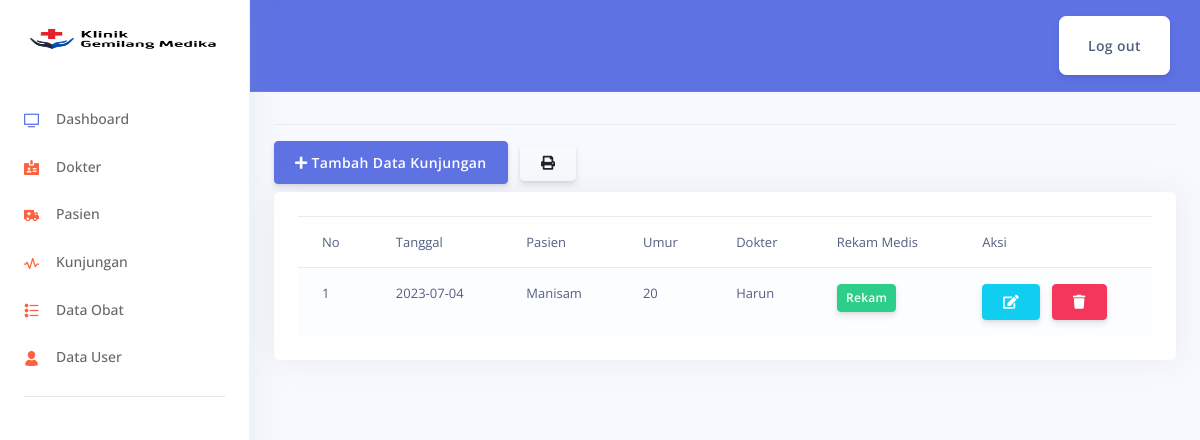
The page /index.php/admin/kunjungan on the database its author committed.
### tables this page shows
CREATE TABLE `berobat` (
  `id_berobat` int(11) NOT NULL,
  `id_pasien` int(11) NOT NULL,
  `id_dokter` int(11) NOT NULL,
  `tgl_berobat` date NOT NULL,
  `keluhan` text NOT NULL,
  `diagnosa` varchar(100) NOT NULL,
  `penatalaksaan` enum('Rawat Jalan','Rawat Inap','Rujuk','Lainnya') NOT NULL
);

CREATE TABLE `pasien` (
  `id_pasien` int(11) NOT NULL,
  `nama_pasien` varchar(50) NOT NULL,
  `jk_pasien` enum('L','P') NOT NULL,
  `umur_pasien` int(11) NOT NULL
);

CREATE TABLE `dokter` (
  `id_dokter` int(11) NOT NULL,
  `nama_dokter` varchar(50) NOT NULL
);

### application/controllers/admin/Kunjungan.php (called while the page is built, shortened)
<?php
class Kunjungan extends CI_Controller
{
	public function __construct()
	{
		$this->load->model('Kunjungan_m');
		$this->load->model('Dokter_m');
		$this->load->model('Pasien_m');
		$this->load->model('Obat_m');
		$this->load->library('form_validation');
	}
	public function index()
	{
		$data['title'] = 'Kunjungan Data Pasien';
		$data['kunjungan'] = $this->Kunjungan_m->get_join('berobat')->result_array();
		$data['dokter'] = $this->Dokter_m->get('dokter')->result_array();
		$data['pasien'] = $this->Pasien_m->get('pasien')->result_array();
		$this->form_validation->set_rules('pasien', 'Nama Pasien', 'required|trim');
		$this->form_validation->set_rules('dokter', 'Nama Dokter', 'required|trim');
		$this->form_validation->set_rules('tgl', 'Tanggal Berobat', 'required|trim');
		if ($this->form_validation->run() == FALSE) {
			$this->load->view('layout/header', $data);
			$this->load->view('layout/sidebar');
			$this->load->view('admin/kunjungan/index', $data);
			$this->load->view('layout/footer');
		}
	}
}

### index.php (called while the page is built, shortened)
<?php
require_once BASEPATH.'core/CodeIgniter.php';

### application/models/Kunjungan_m.php (called while the page is built, shortened)
<?php
class Kunjungan_m extends CI_Model
{
	public function get_join($table)
	{
		$this->db->join("dokter", "dokter.id_dokter = $table.id_dokter");
		$this->db->join("pasien", "pasien.id_pasien = $table.id_pasien");
		return $this->db->get($table);
	}
}

### application/views/admin/kunjungan/index.php (the view, shortened to what this page needs)
<main role="main" class="col-md-15 ml-sm-auto col-lg-15 px-md-4">
  <div class="d-flex justify-content-between flex-wrap flex-md-nowrap align-items-center pt-3 pb-2 mb-3 border-bottom">
  </div>
  <div class="row mb-10">
    <div class="col-md-6">
      <button type="button" class="btn btn-primary mb-2" data-toggle="modal" data-target="#formModalKunjungan">
        <i class="fas fa-plus"></i> Tambah Data Kunjungan
      </button>
      <a href="<?= base_url('laporan/kunjungan'); ?>" target="_blank" class="btn btn-secondary mb-2"><i class="fas fa-print"></i></a>
    </div>
  </div>
  <div class="card">
    <div class="card-body">
      <div class="row">
        <div class="col-md">
          <div class="table-responsive">
            <table class="table table-striped">
              <thead>
                <tr>
                  <td>No</td>
                  <td>Tanggal</td>
                  <td>Pasien</td>
                  <td>Umur</td>
                  <td>Dokter</td>
                  <td>Rekam Medis</td>
                  <td>Aksi</td>
                </tr>
              </thead>
              <tbody>
                <?php $no = 1; foreach($kunjungan as $u) : ?>
                  <tr>
                    <td><?= $no++; ?></td>
                    <td><?= $u['tgl_berobat']; ?></td>
                    <td><?= $u['nama_pasien']; ?></td>
                    <td><?= $u['umur_pasien']; ?></td>
                    <td><?= $u['nama_dokter']; ?></td>
                    <td>
                      <a href="<?= base_url('admin/kunjungan/rekam/' . $u['id_berobat']); ?>" class="btn btn-success btn-sm">Rekam</a>
                    </td>
                    <td>
                      <a href="<?= base_url('admin/kunjungan/ubah/') . $u['id_berobat']; ?>" class="btn btn-info"><i class="fas fa-edit"></i></a>
                      <a href="<?= base_url('admin/kunjungan/hapus/') . $u['id_berobat']; ?>" class="btn btn-danger" onclick="return confirm('Yakin Hapus ?')"><i class="fas fa-trash"></i></a>
                    </td>
                  </tr>
                <?php endforeach; ?>
              </tbody>
            </table>
          </div>
        </div>
      </div>
    </div>
  </div>
</main>

### rows shown on the page
berobat: tgl_berobat "2023-07-04", id_pasien.nama_pasien "Manisam", id_pasien.umur_pasien "20", id_dokter.nama_dokter "Harun"
